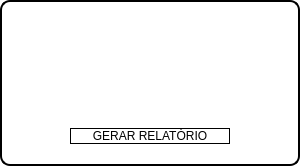
        <widget class="QFrame" name="fr_low">
         <property name="maximumSize">
          <size>
           <width>16777215</width>
           <height>180</height>
          </size>
         </property>
         <property name="styleSheet">
          <string notr="true">border-style: outset;
border-width: 2px;
border-color: black;
border-radius: 10px;
background: transparent</string>
         </property>
         <property name="frameShape">
          <enum>QFrame::StyledPanel</enum>
         </property>
         <property name="frameShadow">
          <enum>QFrame::Raised</enum>
         </property>
         <layout class="QVBoxLayout" name="verticalLayout_2">
          <item>
           <widget class="QWidget" name="widget" native="true">
            <property name="maximumSize">
             <size>
              <width>16777215</width>
              <height>100</height>
             </size>
            </property>
            <property name="styleSheet">
             <string notr="true">border-width:0</string>
            </property>
            <layout class="QHBoxLayout" name="horizontalLayout_2">
             <item>
              <widget class="QTextEdit" name="rel_supervisor">
               <property name="maximumSize">
                <size>
                 <width>16777215</width>
                 <height>115</height>
                </size>
               </property>
               <property name="font">
                <font>
                 <family>Arial</family>
                 <pointsize>12</pointsize>
                 <weight>50</weight>
                 <italic>false</italic>
                 <bold>false</bold>
                </font>
               </property>
               <property name="styleSheet">
                <string notr="true">border-width: 0;
background-color: rgba(0,0,0,.7);
font: 12pt &quot;Arial&quot;;
color: rgb(255, 255, 255);
padding-left: 10px</string>
               </property>
              </widget>
             </item>
            </layout>
           </widget>
          </item>
          <item>
           <widget class="QWidget" name="widget_2" native="true">
            <property name="maximumSize">
             <size>
              <width>16777215</width>
              <height>50</height>
             </size>
            </property>
            <property name="styleSheet">
             <string notr="true">border-width: 0;</string>
            </property>
            <layout class="QHBoxLayout" name="horizontalLayout_3">
             <item>
              <widget class="QPushButton" name="bt_relatorio">
               <property name="maximumSize">
                <size>
                 <width>160</width>
                 <height>40</height>
                </size>
               </property>
               <property name="styleSheet">
                <string notr="true">QPushButton{
	background-color: rgb(255, 255, 255);
	font: 75 12pt &quot;Arial&quot;;
	border-width: 1px;
	border-radius: 10px
}
QPushButton:pressed{
	background-color: rgb(0, 0, 0);
	color: rgb(255, 255, 255);
	font: 75 12pt &quot;Arial&quot;;
	border-width: 2px;
	border-color: white;
	border-radius: 10px

}</string>
               </property>
               <property name="text">
                <string>GERAR RELATÓRIO</string>
               </property>
              </widget>
             </item>
            </layout>
           </widget>
          </item>
         </layout>
        </widget>
